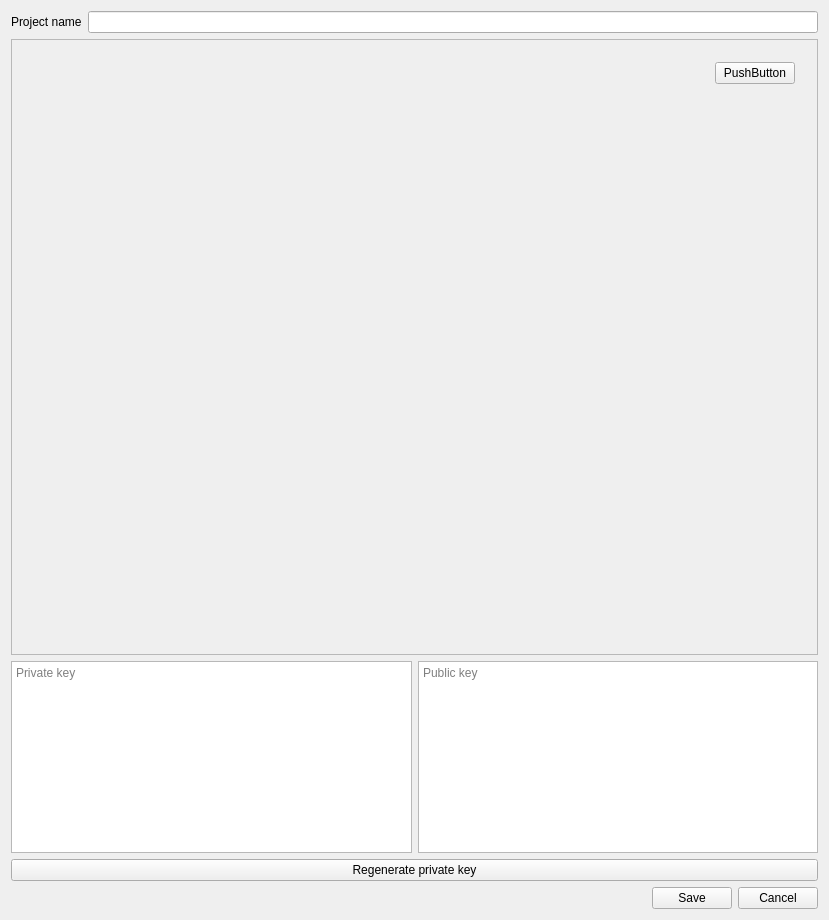
<?xml version="1.0" encoding="UTF-8"?>
<ui version="4.0">
 <class>ProjectEditor</class>
 <widget class="QWidget" name="ProjectEditor">
  <property name="geometry">
   <rect>
    <x>0</x>
    <y>0</y>
    <width>829</width>
    <height>920</height>
   </rect>
  </property>
  <property name="windowTitle">
   <string>ProjectEditor</string>
  </property>
  <layout class="QVBoxLayout" name="verticalLayout" stretch="0,3,0,0,0">
   <item>
    <layout class="QHBoxLayout" name="horizontalLayout_2">
     <item>
      <widget class="QLabel" name="label">
       <property name="text">
        <string>Project name</string>
       </property>
      </widget>
     </item>
     <item>
      <widget class="QLineEdit" name="projectName_lineEdit"/>
     </item>
    </layout>
   </item>
   <item>
    <widget class="QScrollArea" name="params_scrollArea">
     <property name="widgetResizable">
      <bool>true</bool>
     </property>
     <widget class="QWidget" name="scrollAreaWidgetContents">
      <property name="geometry">
       <rect>
        <x>0</x>
        <y>0</y>
        <width>809</width>
        <height>618</height>
       </rect>
      </property>
      <layout class="QGridLayout" name="gridLayout_2">
       <item row="0" column="0">
        <widget class="QWidget" name="addEntry_widget" native="true">
         <layout class="QGridLayout" name="gridLayout">
          <item row="0" column="1">
           <widget class="QPushButton" name="addEntry_pushButton">
            <property name="text">
             <string>PushButton</string>
            </property>
           </widget>
          </item>
          <item row="0" column="0">
           <spacer name="horizontalSpacer_2">
            <property name="orientation">
             <enum>Qt::Horizontal</enum>
            </property>
            <property name="sizeHint" stdset="0">
             <size>
              <width>40</width>
              <height>20</height>
             </size>
            </property>
           </spacer>
          </item>
          <item row="1" column="1">
           <spacer name="verticalSpacer">
            <property name="orientation">
             <enum>Qt::Vertical</enum>
            </property>
            <property name="sizeHint" stdset="0">
             <size>
              <width>20</width>
              <height>40</height>
             </size>
            </property>
           </spacer>
          </item>
         </layout>
        </widget>
       </item>
      </layout>
     </widget>
    </widget>
   </item>
   <item>
    <widget class="QFrame" name="frame_2">
     <property name="frameShape">
      <enum>QFrame::NoFrame</enum>
     </property>
     <property name="frameShadow">
      <enum>QFrame::Raised</enum>
     </property>
     <layout class="QHBoxLayout" name="horizontalLayout_3">
      <property name="leftMargin">
       <number>0</number>
      </property>
      <property name="topMargin">
       <number>0</number>
      </property>
      <property name="rightMargin">
       <number>0</number>
      </property>
      <property name="bottomMargin">
       <number>0</number>
      </property>
      <item>
       <widget class="QPlainTextEdit" name="privateKey_plainTextEdit">
        <property name="enabled">
         <bool>true</bool>
        </property>
        <property name="placeholderText">
         <string>Private key</string>
        </property>
       </widget>
      </item>
      <item>
       <widget class="QPlainTextEdit" name="publicKey_plainTextEdit">
        <property name="readOnly">
         <bool>true</bool>
        </property>
        <property name="placeholderText">
         <string>Public key</string>
        </property>
       </widget>
      </item>
     </layout>
    </widget>
   </item>
   <item>
    <widget class="QPushButton" name="regeneratePrivateKey_pushButton">
     <property name="text">
      <string>Regenerate private key</string>
     </property>
    </widget>
   </item>
   <item>
    <widget class="QFrame" name="frame">
     <property name="frameShape">
      <enum>QFrame::NoFrame</enum>
     </property>
     <property name="frameShadow">
      <enum>QFrame::Raised</enum>
     </property>
     <layout class="QHBoxLayout" name="horizontalLayout">
      <property name="leftMargin">
       <number>0</number>
      </property>
      <property name="topMargin">
       <number>0</number>
      </property>
      <property name="rightMargin">
       <number>0</number>
      </property>
      <property name="bottomMargin">
       <number>0</number>
      </property>
      <item>
       <spacer name="horizontalSpacer">
        <property name="orientation">
         <enum>Qt::Horizontal</enum>
        </property>
        <property name="sizeHint" stdset="0">
         <size>
          <width>40</width>
          <height>20</height>
         </size>
        </property>
       </spacer>
      </item>
      <item>
       <widget class="QPushButton" name="save_pushButton">
        <property name="text">
         <string>Save</string>
        </property>
       </widget>
      </item>
      <item>
       <widget class="QPushButton" name="cancel_pushButton">
        <property name="text">
         <string>Cancel</string>
        </property>
       </widget>
      </item>
     </layout>
    </widget>
   </item>
  </layout>
 </widget>
 <layoutdefault spacing="6" margin="11"/>
 <resources/>
 <connections/>
</ui>
